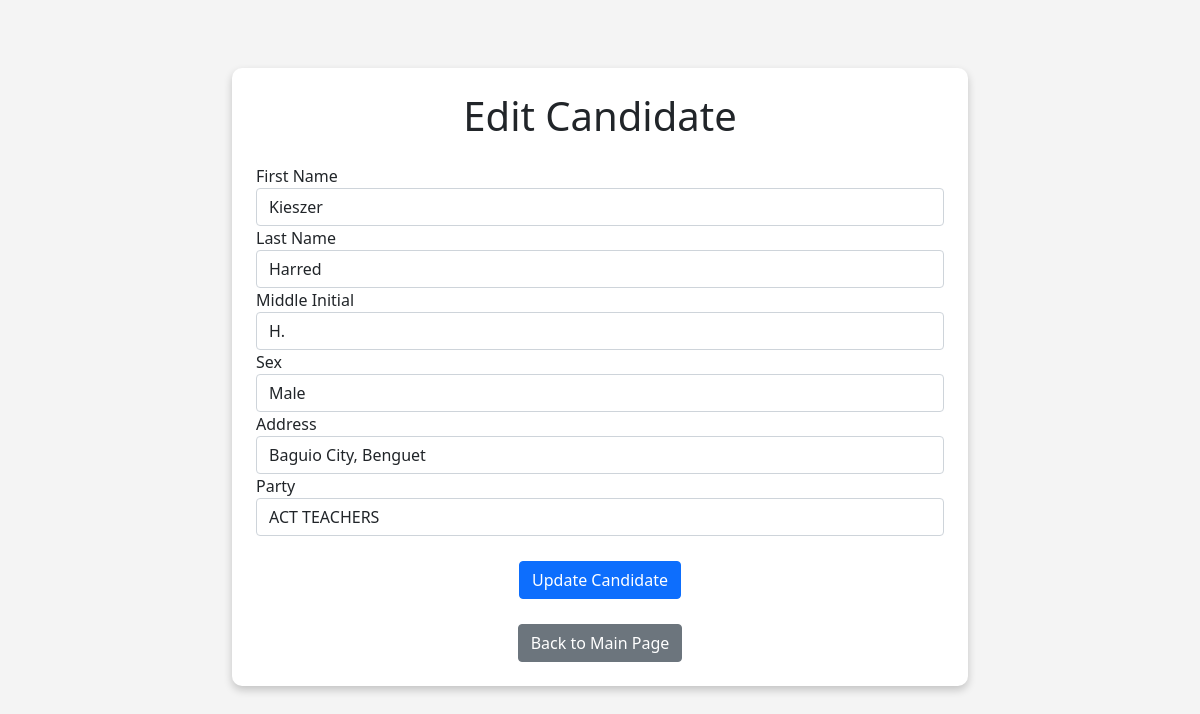
Screenshot of /update.php?id=13 with the database file from the repository.
### tables this page shows
CREATE TABLE `candidates` (
  `idno` int(11) NOT NULL,
  `firstname` varchar(55) NOT NULL,
  `lastname` varchar(55) NOT NULL,
  `mi` varchar(55) NOT NULL,
  `sex` varchar(55) NOT NULL,
  `address` varchar(255) NOT NULL,
  `party` varchar(55) NOT NULL,
  `picture` varchar(255) NOT NULL
);

### update.php (the view, shortened to what this page needs)
<!DOCTYPE html>
<html lang="en">
<head>
    <link href="https://cdn.jsdelivr.net/npm/bootstrap@5.0.2/dist/css/bootstrap.min.css" rel="stylesheet">
</head>
<body>
    <div class="container mt-5">
        <div class="row">
            <div class="col-md-8 mx-auto">
                <div class="container-box p-4">
                    <h1 class="center-heading mb-4">Edit Candidate</h1>
                    <?php
                    require "config.php";
                    if (isset($_GET['id']) && is_numeric($_GET['id'])) {
                        $id = $_GET['id'];
                        $query = "SELECT * FROM candidates WHERE idno = $id";
                        $result = $connect->query($query);
                        if ($result && $result->num_rows > 0) {
                            $row = $result->fetch_assoc();
                        } else {
                            echo "Candidate not found.";
                        }
                    } else {
                        echo "Invalid candidate ID.";
                    }
                    ?>
                    <form action="" method="post" onsubmit="return validateForm()" enctype="multipart/form-data">
                        <div class="form-group">
                            <label for="firstname">First Name</label>
                            <input type="text" class="form-control" id="firstname" name="firstname" value="<?php echo $row['firstname']; ?>" required>
                        </div>
                        <div class="form-group">
                            <label for="lastname">Last Name</label>
                            <input type="text" class="form-control" id="lastname" name="lastname" value="<?php echo $row['lastname']; ?>" required>
                        </div>
                        <div class="form-group">
                            <label for="mi">Middle Initial</label>
                            <input type="text" class="form-control" id="mi" name="mi" value="<?php echo $row['mi']; ?>">
                        </div>
                        <div class="form-group">
                            <label for="sex">Sex</label>
                            <select class="form-control" id="sex" name="sex" required>
                                <option value="Male" <?php if ($row['sex'] === 'Male') echo 'selected'; ?>>Male</option>
                            </select>
                        </div>
                        <div class="form-group">
                            <label for="address">Address</label>
                            <input type="text" class="form-control" id="address" name="address" value="<?php echo $row['address']; ?>" required>
                        </div>
                        <div class="form-group">
                            <label for="party">Party</label>
                            <select class="form-control" id="party" name="party" required>
                                <option value="ACT TEACHERS" <?php if ($row['party'] === 'ACT TEACHERS') echo 'selected'; ?>>ACT TEACHERS</option>
                            </select>
                        </div>
                        <div class="form-group text-center custom-padding">
                            <button type="submit" class="btn btn-primary">Update Candidate</button>
                        </div>
                    </form>
                    <div class="form-group text-center">
                        <a href="index.php" class="btn btn-secondary">Back to Main Page</a>
                    </div>
                </div>
            </div>
        </div>
    </div>
</body>
</html>

### update.php (style rules this page uses)
body { background-color: #f4f4f4; }
.container-box { background-color: #ffffff; box-shadow: 0 4px 8px 0 rgba(0, 0, 0, 0.2); padding: 20px; border-radius: 10px; margin-top: 20px; }
.center-heading { text-align: center; }
.custom-padding { padding: 25px; }

### rows the page displays
candidates: firstname "Kieszer", lastname "Harred", mi "H.", sex "Male", address "Baguio City, Benguet", party "ACT TEACHERS"
